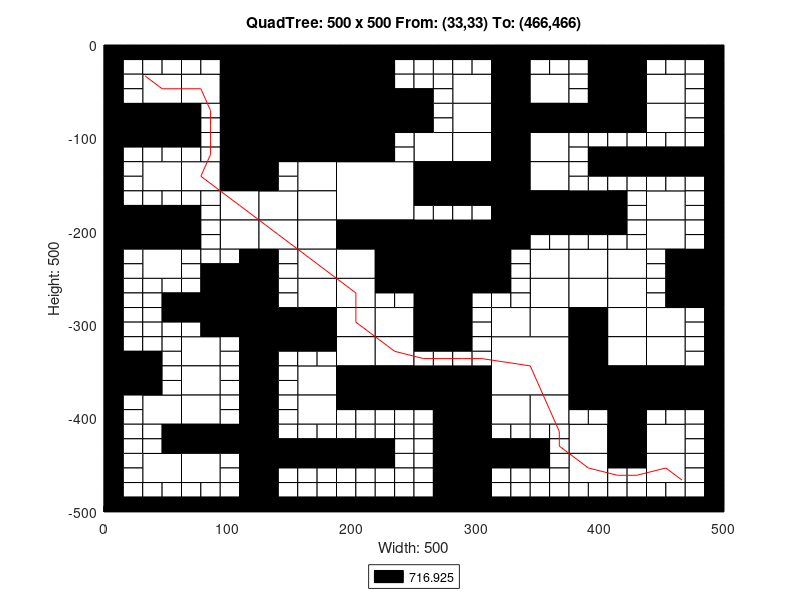

Write the MATLAB code that produced this figure.
axis([0 500 -500 0]);
title('QuadTree: 500 x 500 From: (33,33) To: (466,466)');
xlabel('Width: 500');
ylabel('Height: 500');
rectangle('Position',[125 -62.5 62.5 62.5], 'FaceColor',[0 0 0]);
rectangle('Position',[125 -125 62.5 62.5], 'FaceColor',[0 0 0]);
rectangle('Position',[187.5 -187.5 62.5 62.5], 'FaceColor',[1 1 1]);
rectangle('Position',[250 -250 62.5 62.5], 'FaceColor',[0 0 0]);
rectangle('Position',[312.5 -375 62.5 62.5], 'FaceColor',[1 1 1]);
rectangle('Position',[31.25 -62.5 31.25 31.25], 'FaceColor',[1 1 1]);
rectangle('Position',[93.75 -31.25 31.25 31.25], 'FaceColor',[0 0 0]);
rectangle('Position',[62.5 -62.5 31.25 31.25], 'FaceColor',[1 1 1]);
rectangle('Position',[93.75 -62.5 31.25 31.25], 'FaceColor',[0 0 0]);
rectangle('Position',[0 -93.75 31.25 31.25], 'FaceColor',[0 0 0]);
rectangle('Position',[31.25 -93.75 31.25 31.25], 'FaceColor',[0 0 0]);
rectangle('Position',[93.75 -93.75 31.25 31.25], 'FaceColor',[0 0 0]);
rectangle('Position',[93.75 -125 31.25 31.25], 'FaceColor',[0 0 0]);
rectangle('Position',[187.5 -31.25 31.25 31.25], 'FaceColor',[0 0 0]);
rectangle('Position',[187.5 -62.5 31.25 31.25], 'FaceColor',[0 0 0]);
rectangle('Position',[187.5 -93.75 31.25 31.25], 'FaceColor',[0 0 0]);
rectangle('Position',[218.75 -93.75 31.25 31.25], 'FaceColor',[0 0 0]);
rectangle('Position',[187.5 -125 31.25 31.25], 'FaceColor',[0 0 0]);
rectangle('Position',[31.25 -156.25 31.25 31.25], 'FaceColor',[1 1 1]);
rectangle('Position',[62.5 -156.25 31.25 31.25], 'FaceColor',[1 1 1]);
rectangle('Position',[93.75 -156.25 31.25 31.25], 'FaceColor',[0 0 0]);
rectangle('Position',[93.75 -187.5 31.25 31.25], 'FaceColor',[1 1 1]);
rectangle('Position',[0 -218.75 31.25 31.25], 'FaceColor',[0 0 0]);
rectangle('Position',[31.25 -218.75 31.25 31.25], 'FaceColor',[0 0 0]);
rectangle('Position',[31.25 -250 31.25 31.25], 'FaceColor',[1 1 1]);
rectangle('Position',[93.75 -218.75 31.25 31.25], 'FaceColor',[1 1 1]);
rectangle('Position',[156.25 -156.25 31.25 31.25], 'FaceColor',[1 1 1]);
rectangle('Position',[125 -187.5 31.25 31.25], 'FaceColor',[1 1 1]);
rectangle('Position',[156.25 -187.5 31.25 31.25], 'FaceColor',[1 1 1]);
rectangle('Position',[125 -218.75 31.25 31.25], 'FaceColor',[1 1 1]);
rectangle('Position',[156.25 -218.75 31.25 31.25], 'FaceColor',[1 1 1]);
rectangle('Position',[156.25 -250 31.25 31.25], 'FaceColor',[1 1 1]);
rectangle('Position',[187.5 -218.75 31.25 31.25], 'FaceColor',[0 0 0]);
rectangle('Position',[218.75 -218.75 31.25 31.25], 'FaceColor',[0 0 0]);
rectangle('Position',[187.5 -250 31.25 31.25], 'FaceColor',[1 1 1]);
rectangle('Position',[218.75 -250 31.25 31.25], 'FaceColor',[0 0 0]);
rectangle('Position',[281.25 -62.5 31.25 31.25], 'FaceColor',[1 1 1]);
rectangle('Position',[312.5 -31.25 31.25 31.25], 'FaceColor',[0 0 0]);
rectangle('Position',[312.5 -62.5 31.25 31.25], 'FaceColor',[0 0 0]);
rectangle('Position',[343.75 -62.5 31.25 31.25], 'FaceColor',[1 1 1]);
rectangle('Position',[281.25 -93.75 31.25 31.25], 'FaceColor',[1 1 1]);
rectangle('Position',[250 -125 31.25 31.25], 'FaceColor',[1 1 1]);
rectangle('Position',[281.25 -125 31.25 31.25], 'FaceColor',[1 1 1]);
rectangle('Position',[312.5 -93.75 31.25 31.25], 'FaceColor',[0 0 0]);
rectangle('Position',[343.75 -93.75 31.25 31.25], 'FaceColor',[0 0 0]);
rectangle('Position',[312.5 -125 31.25 31.25], 'FaceColor',[0 0 0]);
rectangle('Position',[343.75 -125 31.25 31.25], 'FaceColor',[1 1 1]);
rectangle('Position',[406.25 -31.25 31.25 31.25], 'FaceColor',[0 0 0]);
rectangle('Position',[406.25 -62.5 31.25 31.25], 'FaceColor',[0 0 0]);
rectangle('Position',[437.5 -62.5 31.25 31.25], 'FaceColor',[1 1 1]);
rectangle('Position',[375 -93.75 31.25 31.25], 'FaceColor',[0 0 0]);
rectangle('Position',[406.25 -93.75 31.25 31.25], 'FaceColor',[0 0 0]);
rectangle('Position',[437.5 -93.75 31.25 31.25], 'FaceColor',[1 1 1]);
rectangle('Position',[250 -156.25 31.25 31.25], 'FaceColor',[0 0 0]);
rectangle('Position',[281.25 -156.25 31.25 31.25], 'FaceColor',[0 0 0]);
rectangle('Position',[312.5 -156.25 31.25 31.25], 'FaceColor',[0 0 0]);
rectangle('Position',[343.75 -156.25 31.25 31.25], 'FaceColor',[1 1 1]);
rectangle('Position',[312.5 -187.5 31.25 31.25], 'FaceColor',[0 0 0]);
rectangle('Position',[343.75 -187.5 31.25 31.25], 'FaceColor',[0 0 0]);
rectangle('Position',[312.5 -218.75 31.25 31.25], 'FaceColor',[0 0 0]);
rectangle('Position',[343.75 -250 31.25 31.25], 'FaceColor',[1 1 1]);
rectangle('Position',[375 -187.5 31.25 31.25], 'FaceColor',[0 0 0]);
rectangle('Position',[437.5 -187.5 31.25 31.25], 'FaceColor',[1 1 1]);
rectangle('Position',[375 -250 31.25 31.25], 'FaceColor',[1 1 1]);
rectangle('Position',[406.25 -250 31.25 31.25], 'FaceColor',[1 1 1]);
rectangle('Position',[437.5 -218.75 31.25 31.25], 'FaceColor',[1 1 1]);
rectangle('Position',[468.75 -250 31.25 31.25], 'FaceColor',[0 0 0]);
rectangle('Position',[93.75 -281.25 31.25 31.25], 'FaceColor',[0 0 0]);
rectangle('Position',[93.75 -312.5 31.25 31.25], 'FaceColor',[0 0 0]);
rectangle('Position',[0 -375 31.25 31.25], 'FaceColor',[0 0 0]);
rectangle('Position',[62.5 -343.75 31.25 31.25], 'FaceColor',[1 1 1]);
rectangle('Position',[62.5 -375 31.25 31.25], 'FaceColor',[1 1 1]);
rectangle('Position',[156.25 -281.25 31.25 31.25], 'FaceColor',[1 1 1]);
rectangle('Position',[125 -312.5 31.25 31.25], 'FaceColor',[0 0 0]);
rectangle('Position',[156.25 -312.5 31.25 31.25], 'FaceColor',[0 0 0]);
rectangle('Position',[187.5 -281.25 31.25 31.25], 'FaceColor',[1 1 1]);
rectangle('Position',[187.5 -312.5 31.25 31.25], 'FaceColor',[1 1 1]);
rectangle('Position',[218.75 -312.5 31.25 31.25], 'FaceColor',[1 1 1]);
rectangle('Position',[156.25 -375 31.25 31.25], 'FaceColor',[1 1 1]);
rectangle('Position',[187.5 -343.75 31.25 31.25], 'FaceColor',[1 1 1]);
rectangle('Position',[218.75 -343.75 31.25 31.25], 'FaceColor',[1 1 1]);
rectangle('Position',[187.5 -375 31.25 31.25], 'FaceColor',[0 0 0]);
rectangle('Position',[218.75 -375 31.25 31.25], 'FaceColor',[0 0 0]);
rectangle('Position',[31.25 -406.25 31.25 31.25], 'FaceColor',[1 1 1]);
rectangle('Position',[62.5 -406.25 31.25 31.25], 'FaceColor',[1 1 1]);
rectangle('Position',[62.5 -437.5 31.25 31.25], 'FaceColor',[0 0 0]);
rectangle('Position',[93.75 -437.5 31.25 31.25], 'FaceColor',[0 0 0]);
rectangle('Position',[31.25 -468.75 31.25 31.25], 'FaceColor',[1 1 1]);
rectangle('Position',[62.5 -468.75 31.25 31.25], 'FaceColor',[1 1 1]);
rectangle('Position',[156.25 -406.25 31.25 31.25], 'FaceColor',[1 1 1]);
rectangle('Position',[250 -281.25 31.25 31.25], 'FaceColor',[0 0 0]);
rectangle('Position',[250 -312.5 31.25 31.25], 'FaceColor',[0 0 0]);
rectangle('Position',[343.75 -281.25 31.25 31.25], 'FaceColor',[1 1 1]);
rectangle('Position',[312.5 -312.5 31.25 31.25], 'FaceColor',[1 1 1]);
rectangle('Position',[343.75 -312.5 31.25 31.25], 'FaceColor',[1 1 1]);
rectangle('Position',[250 -375 31.25 31.25], 'FaceColor',[0 0 0]);
rectangle('Position',[281.25 -375 31.25 31.25], 'FaceColor',[0 0 0]);
rectangle('Position',[375 -281.25 31.25 31.25], 'FaceColor',[1 1 1]);
rectangle('Position',[406.25 -281.25 31.25 31.25], 'FaceColor',[1 1 1]);
rectangle('Position',[375 -312.5 31.25 31.25], 'FaceColor',[0 0 0]);
rectangle('Position',[406.25 -312.5 31.25 31.25], 'FaceColor',[1 1 1]);
rectangle('Position',[468.75 -281.25 31.25 31.25], 'FaceColor',[0 0 0]);
rectangle('Position',[437.5 -312.5 31.25 31.25], 'FaceColor',[1 1 1]);
rectangle('Position',[375 -343.75 31.25 31.25], 'FaceColor',[0 0 0]);
rectangle('Position',[406.25 -343.75 31.25 31.25], 'FaceColor',[1 1 1]);
rectangle('Position',[375 -375 31.25 31.25], 'FaceColor',[0 0 0]);
rectangle('Position',[406.25 -375 31.25 31.25], 'FaceColor',[0 0 0]);
rectangle('Position',[437.5 -343.75 31.25 31.25], 'FaceColor',[1 1 1]);
rectangle('Position',[437.5 -375 31.25 31.25], 'FaceColor',[0 0 0]);
rectangle('Position',[468.75 -375 31.25 31.25], 'FaceColor',[0 0 0]);
rectangle('Position',[281.25 -406.25 31.25 31.25], 'FaceColor',[0 0 0]);
rectangle('Position',[281.25 -437.5 31.25 31.25], 'FaceColor',[0 0 0]);
rectangle('Position',[312.5 -406.25 31.25 31.25], 'FaceColor',[1 1 1]);
rectangle('Position',[343.75 -406.25 31.25 31.25], 'FaceColor',[1 1 1]);
rectangle('Position',[281.25 -468.75 31.25 31.25], 'FaceColor',[0 0 0]);
rectangle('Position',[281.25 -500 31.25 31.25], 'FaceColor',[0 0 0]);
rectangle('Position',[406.25 -406.25 31.25 31.25], 'FaceColor',[0 0 0]);
rectangle('Position',[375 -437.5 31.25 31.25], 'FaceColor',[1 1 1]);
rectangle('Position',[406.25 -437.5 31.25 31.25], 'FaceColor',[0 0 0]);
rectangle('Position',[437.5 -437.5 31.25 31.25], 'FaceColor',[1 1 1]);
rectangle('Position',[375 -468.75 31.25 31.25], 'FaceColor',[1 1 1]);
rectangle('Position',[437.5 -468.75 31.25 31.25], 'FaceColor',[1 1 1]);
rectangle('Position',[0 -15.625 15.625 15.625], 'FaceColor',[0 0 0]);
rectangle('Position',[15.625 -15.625 15.625 15.625], 'FaceColor',[0 0 0]);
rectangle('Position',[0 -31.25 15.625 15.625], 'FaceColor',[0 0 0]);
rectangle('Position',[15.625 -31.25 15.625 15.625], 'FaceColor',[1 1 1]);
rectangle('Position',[31.25 -15.625 15.625 15.625], 'FaceColor',[0 0 0]);
rectangle('Position',[46.875 -15.625 15.625 15.625], 'FaceColor',[0 0 0]);
rectangle('Position',[31.25 -31.25 15.625 15.625], 'FaceColor',[1 1 1]);
rectangle('Position',[46.875 -31.25 15.625 15.625], 'FaceColor',[1 1 1]);
rectangle('Position',[0 -46.875 15.625 15.625], 'FaceColor',[0 0 0]);
rectangle('Position',[15.625 -46.875 15.625 15.625], 'FaceColor',[1 1 1]);
rectangle('Position',[0 -62.5 15.625 15.625], 'FaceColor',[0 0 0]);
rectangle('Position',[15.625 -62.5 15.625 15.625], 'FaceColor',[1 1 1]);
rectangle('Position',[62.5 -15.625 15.625 15.625], 'FaceColor',[0 0 0]);
rectangle('Position',[78.125 -15.625 15.625 15.625], 'FaceColor',[0 0 0]);
rectangle('Position',[62.5 -31.25 15.625 15.625], 'FaceColor',[1 1 1]);
rectangle('Position',[78.125 -31.25 15.625 15.625], 'FaceColor',[1 1 1]);
rectangle('Position',[0 -109.375 15.625 15.625], 'FaceColor',[0 0 0]);
rectangle('Position',[15.625 -109.375 15.625 15.625], 'FaceColor',[0 0 0]);
rectangle('Position',[0 -125 15.625 15.625], 'FaceColor',[0 0 0]);
rectangle('Position',[15.625 -125 15.625 15.625], 'FaceColor',[1 1 1]);
rectangle('Position',[31.25 -109.375 15.625 15.625], 'FaceColor',[0 0 0]);
rectangle('Position',[46.875 -109.375 15.625 15.625], 'FaceColor',[0 0 0]);
rectangle('Position',[31.25 -125 15.625 15.625], 'FaceColor',[1 1 1]);
rectangle('Position',[46.875 -125 15.625 15.625], 'FaceColor',[1 1 1]);
rectangle('Position',[62.5 -78.125 15.625 15.625], 'FaceColor',[0 0 0]);
rectangle('Position',[78.125 -78.125 15.625 15.625], 'FaceColor',[1 1 1]);
rectangle('Position',[62.5 -93.75 15.625 15.625], 'FaceColor',[0 0 0]);
rectangle('Position',[78.125 -93.75 15.625 15.625], 'FaceColor',[1 1 1]);
rectangle('Position',[62.5 -109.375 15.625 15.625], 'FaceColor',[0 0 0]);
rectangle('Position',[78.125 -109.375 15.625 15.625], 'FaceColor',[1 1 1]);
rectangle('Position',[62.5 -125 15.625 15.625], 'FaceColor',[1 1 1]);
rectangle('Position',[78.125 -125 15.625 15.625], 'FaceColor',[1 1 1]);
rectangle('Position',[218.75 -15.625 15.625 15.625], 'FaceColor',[0 0 0]);
rectangle('Position',[234.375 -15.625 15.625 15.625], 'FaceColor',[0 0 0]);
rectangle('Position',[218.75 -31.25 15.625 15.625], 'FaceColor',[0 0 0]);
rectangle('Position',[234.375 -31.25 15.625 15.625], 'FaceColor',[1 1 1]);
rectangle('Position',[218.75 -46.875 15.625 15.625], 'FaceColor',[0 0 0]);
rectangle('Position',[234.375 -46.875 15.625 15.625], 'FaceColor',[1 1 1]);
rectangle('Position',[218.75 -62.5 15.625 15.625], 'FaceColor',[0 0 0]);
rectangle('Position',[234.375 -62.5 15.625 15.625], 'FaceColor',[0 0 0]);
rectangle('Position',[218.75 -109.375 15.625 15.625], 'FaceColor',[0 0 0]);
rectangle('Position',[234.375 -109.375 15.625 15.625], 'FaceColor',[1 1 1]);
rectangle('Position',[218.75 -125 15.625 15.625], 'FaceColor',[0 0 0]);
rectangle('Position',[234.375 -125 15.625 15.625], 'FaceColor',[1 1 1]);
rectangle('Position',[0 -140.625 15.625 15.625], 'FaceColor',[0 0 0]);
rectangle('Position',[15.625 -140.625 15.625 15.625], 'FaceColor',[1 1 1]);
rectangle('Position',[0 -156.25 15.625 15.625], 'FaceColor',[0 0 0]);
rectangle('Position',[15.625 -156.25 15.625 15.625], 'FaceColor',[1 1 1]);
rectangle('Position',[0 -171.875 15.625 15.625], 'FaceColor',[0 0 0]);
rectangle('Position',[15.625 -171.875 15.625 15.625], 'FaceColor',[1 1 1]);
rectangle('Position',[0 -187.5 15.625 15.625], 'FaceColor',[0 0 0]);
rectangle('Position',[15.625 -187.5 15.625 15.625], 'FaceColor',[0 0 0]);
rectangle('Position',[31.25 -171.875 15.625 15.625], 'FaceColor',[1 1 1]);
rectangle('Position',[46.875 -171.875 15.625 15.625], 'FaceColor',[1 1 1]);
rectangle('Position',[31.25 -187.5 15.625 15.625], 'FaceColor',[0 0 0]);
rectangle('Position',[46.875 -187.5 15.625 15.625], 'FaceColor',[0 0 0]);
rectangle('Position',[62.5 -171.875 15.625 15.625], 'FaceColor',[1 1 1]);
rectangle('Position',[78.125 -171.875 15.625 15.625], 'FaceColor',[1 1 1]);
rectangle('Position',[62.5 -187.5 15.625 15.625], 'FaceColor',[0 0 0]);
rectangle('Position',[78.125 -187.5 15.625 15.625], 'FaceColor',[1 1 1]);
rectangle('Position',[0 -234.375 15.625 15.625], 'FaceColor',[0 0 0]);
rectangle('Position',[15.625 -234.375 15.625 15.625], 'FaceColor',[1 1 1]);
rectangle('Position',[0 -250 15.625 15.625], 'FaceColor',[0 0 0]);
rectangle('Position',[15.625 -250 15.625 15.625], 'FaceColor',[1 1 1]);
rectangle('Position',[62.5 -203.125 15.625 15.625], 'FaceColor',[0 0 0]);
rectangle('Position',[78.125 -203.125 15.625 15.625], 'FaceColor',[1 1 1]);
rectangle('Position',[62.5 -218.75 15.625 15.625], 'FaceColor',[0 0 0]);
rectangle('Position',[78.125 -218.75 15.625 15.625], 'FaceColor',[1 1 1]);
rectangle('Position',[62.5 -234.375 15.625 15.625], 'FaceColor',[1 1 1]);
rectangle('Position',[78.125 -234.375 15.625 15.625], 'FaceColor',[1 1 1]);
rectangle('Position',[62.5 -250 15.625 15.625], 'FaceColor',[1 1 1]);
rectangle('Position',[78.125 -250 15.625 15.625], 'FaceColor',[0 0 0]);
rectangle('Position',[93.75 -234.375 15.625 15.625], 'FaceColor',[1 1 1]);
rectangle('Position',[109.375 -234.375 15.625 15.625], 'FaceColor',[0 0 0]);
rectangle('Position',[93.75 -250 15.625 15.625], 'FaceColor',[0 0 0]);
rectangle('Position',[109.375 -250 15.625 15.625], 'FaceColor',[0 0 0]);
rectangle('Position',[125 -140.625 15.625 15.625], 'FaceColor',[0 0 0]);
rectangle('Position',[140.625 -140.625 15.625 15.625], 'FaceColor',[1 1 1]);
rectangle('Position',[125 -156.25 15.625 15.625], 'FaceColor',[0 0 0]);
rectangle('Position',[140.625 -156.25 15.625 15.625], 'FaceColor',[1 1 1]);
rectangle('Position',[125 -234.375 15.625 15.625], 'FaceColor',[0 0 0]);
rectangle('Position',[140.625 -234.375 15.625 15.625], 'FaceColor',[1 1 1]);
rectangle('Position',[125 -250 15.625 15.625], 'FaceColor',[0 0 0]);
rectangle('Position',[140.625 -250 15.625 15.625], 'FaceColor',[1 1 1]);
rectangle('Position',[250 -15.625 15.625 15.625], 'FaceColor',[0 0 0]);
rectangle('Position',[265.625 -15.625 15.625 15.625], 'FaceColor',[0 0 0]);
rectangle('Position',[250 -31.25 15.625 15.625], 'FaceColor',[1 1 1]);
rectangle('Position',[265.625 -31.25 15.625 15.625], 'FaceColor',[1 1 1]);
rectangle('Position',[281.25 -15.625 15.625 15.625], 'FaceColor',[0 0 0]);
rectangle('Position',[296.875 -15.625 15.625 15.625], 'FaceColor',[0 0 0]);
rectangle('Position',[281.25 -31.25 15.625 15.625], 'FaceColor',[1 1 1]);
rectangle('Position',[296.875 -31.25 15.625 15.625], 'FaceColor',[1 1 1]);
rectangle('Position',[250 -46.875 15.625 15.625], 'FaceColor',[1 1 1]);
rectangle('Position',[265.625 -46.875 15.625 15.625], 'FaceColor',[1 1 1]);
rectangle('Position',[250 -62.5 15.625 15.625], 'FaceColor',[0 0 0]);
rectangle('Position',[265.625 -62.5 15.625 15.625], 'FaceColor',[1 1 1]);
rectangle('Position',[343.75 -15.625 15.625 15.625], 'FaceColor',[0 0 0]);
rectangle('Position',[359.375 -15.625 15.625 15.625], 'FaceColor',[0 0 0]);
rectangle('Position',[343.75 -31.25 15.625 15.625], 'FaceColor',[1 1 1]);
rectangle('Position',[359.375 -31.25 15.625 15.625], 'FaceColor',[1 1 1]);
rectangle('Position',[250 -78.125 15.625 15.625], 'FaceColor',[0 0 0]);
rectangle('Position',[265.625 -78.125 15.625 15.625], 'FaceColor',[1 1 1]);
rectangle('Position',[250 -93.75 15.625 15.625], 'FaceColor',[0 0 0]);
rectangle('Position',[265.625 -93.75 15.625 15.625], 'FaceColor',[1 1 1]);
rectangle('Position',[375 -15.625 15.625 15.625], 'FaceColor',[0 0 0]);
rectangle('Position',[390.625 -15.625 15.625 15.625], 'FaceColor',[0 0 0]);
rectangle('Position',[375 -31.25 15.625 15.625], 'FaceColor',[1 1 1]);
rectangle('Position',[390.625 -31.25 15.625 15.625], 'FaceColor',[0 0 0]);
rectangle('Position',[375 -46.875 15.625 15.625], 'FaceColor',[1 1 1]);
rectangle('Position',[390.625 -46.875 15.625 15.625], 'FaceColor',[0 0 0]);
rectangle('Position',[375 -62.5 15.625 15.625], 'FaceColor',[1 1 1]);
rectangle('Position',[390.625 -62.5 15.625 15.625], 'FaceColor',[0 0 0]);
rectangle('Position',[437.5 -15.625 15.625 15.625], 'FaceColor',[0 0 0]);
rectangle('Position',[453.125 -15.625 15.625 15.625], 'FaceColor',[0 0 0]);
rectangle('Position',[437.5 -31.25 15.625 15.625], 'FaceColor',[1 1 1]);
rectangle('Position',[453.125 -31.25 15.625 15.625], 'FaceColor',[1 1 1]);
rectangle('Position',[468.75 -15.625 15.625 15.625], 'FaceColor',[0 0 0]);
rectangle('Position',[484.375 -15.625 15.625 15.625], 'FaceColor',[0 0 0]);
rectangle('Position',[468.75 -31.25 15.625 15.625], 'FaceColor',[1 1 1]);
rectangle('Position',[484.375 -31.25 15.625 15.625], 'FaceColor',[0 0 0]);
rectangle('Position',[468.75 -46.875 15.625 15.625], 'FaceColor',[1 1 1]);
rectangle('Position',[484.375 -46.875 15.625 15.625], 'FaceColor',[0 0 0]);
rectangle('Position',[468.75 -62.5 15.625 15.625], 'FaceColor',[1 1 1]);
rectangle('Position',[484.375 -62.5 15.625 15.625], 'FaceColor',[0 0 0]);
rectangle('Position',[375 -109.375 15.625 15.625], 'FaceColor',[1 1 1]);
rectangle('Position',[390.625 -109.375 15.625 15.625], 'FaceColor',[1 1 1]);
rectangle('Position',[375 -125 15.625 15.625], 'FaceColor',[1 1 1]);
rectangle('Position',[390.625 -125 15.625 15.625], 'FaceColor',[0 0 0]);
rectangle('Position',[406.25 -109.375 15.625 15.625], 'FaceColor',[1 1 1]);
rectangle('Position',[421.875 -109.375 15.625 15.625], 'FaceColor',[1 1 1]);
rectangle('Position',[406.25 -125 15.625 15.625], 'FaceColor',[0 0 0]);
rectangle('Position',[421.875 -125 15.625 15.625], 'FaceColor',[0 0 0]);
rectangle('Position',[468.75 -78.125 15.625 15.625], 'FaceColor',[1 1 1]);
rectangle('Position',[484.375 -78.125 15.625 15.625], 'FaceColor',[0 0 0]);
rectangle('Position',[468.75 -93.75 15.625 15.625], 'FaceColor',[1 1 1]);
rectangle('Position',[484.375 -93.75 15.625 15.625], 'FaceColor',[0 0 0]);
rectangle('Position',[437.5 -109.375 15.625 15.625], 'FaceColor',[1 1 1]);
rectangle('Position',[453.125 -109.375 15.625 15.625], 'FaceColor',[1 1 1]);
rectangle('Position',[437.5 -125 15.625 15.625], 'FaceColor',[0 0 0]);
rectangle('Position',[453.125 -125 15.625 15.625], 'FaceColor',[0 0 0]);
rectangle('Position',[468.75 -109.375 15.625 15.625], 'FaceColor',[1 1 1]);
rectangle('Position',[484.375 -109.375 15.625 15.625], 'FaceColor',[0 0 0]);
rectangle('Position',[468.75 -125 15.625 15.625], 'FaceColor',[0 0 0]);
rectangle('Position',[484.375 -125 15.625 15.625], 'FaceColor',[0 0 0]);
rectangle('Position',[250 -171.875 15.625 15.625], 'FaceColor',[0 0 0]);
rectangle('Position',[265.625 -171.875 15.625 15.625], 'FaceColor',[0 0 0]);
rectangle('Position',[250 -187.5 15.625 15.625], 'FaceColor',[1 1 1]);
rectangle('Position',[265.625 -187.5 15.625 15.625], 'FaceColor',[1 1 1]);
rectangle('Position',[281.25 -171.875 15.625 15.625], 'FaceColor',[0 0 0]);
rectangle('Position',[296.875 -171.875 15.625 15.625], 'FaceColor',[0 0 0]);
rectangle('Position',[281.25 -187.5 15.625 15.625], 'FaceColor',[1 1 1]);
rectangle('Position',[296.875 -187.5 15.625 15.625], 'FaceColor',[1 1 1]);
rectangle('Position',[343.75 -203.125 15.625 15.625], 'FaceColor',[0 0 0]);
rectangle('Position',[359.375 -203.125 15.625 15.625], 'FaceColor',[0 0 0]);
rectangle('Position',[343.75 -218.75 15.625 15.625], 'FaceColor',[1 1 1]);
rectangle('Position',[359.375 -218.75 15.625 15.625], 'FaceColor',[1 1 1]);
rectangle('Position',[312.5 -234.375 15.625 15.625], 'FaceColor',[0 0 0]);
rectangle('Position',[328.125 -234.375 15.625 15.625], 'FaceColor',[1 1 1]);
rectangle('Position',[312.5 -250 15.625 15.625], 'FaceColor',[0 0 0]);
rectangle('Position',[328.125 -250 15.625 15.625], 'FaceColor',[1 1 1]);
rectangle('Position',[375 -140.625 15.625 15.625], 'FaceColor',[1 1 1]);
rectangle('Position',[390.625 -140.625 15.625 15.625], 'FaceColor',[0 0 0]);
rectangle('Position',[375 -156.25 15.625 15.625], 'FaceColor',[1 1 1]);
rectangle('Position',[390.625 -156.25 15.625 15.625], 'FaceColor',[1 1 1]);
rectangle('Position',[406.25 -140.625 15.625 15.625], 'FaceColor',[0 0 0]);
rectangle('Position',[421.875 -140.625 15.625 15.625], 'FaceColor',[0 0 0]);
rectangle('Position',[406.25 -156.25 15.625 15.625], 'FaceColor',[1 1 1]);
rectangle('Position',[421.875 -156.25 15.625 15.625], 'FaceColor',[1 1 1]);
rectangle('Position',[406.25 -171.875 15.625 15.625], 'FaceColor',[0 0 0]);
rectangle('Position',[421.875 -171.875 15.625 15.625], 'FaceColor',[1 1 1]);
rectangle('Position',[406.25 -187.5 15.625 15.625], 'FaceColor',[0 0 0]);
rectangle('Position',[421.875 -187.5 15.625 15.625], 'FaceColor',[1 1 1]);
rectangle('Position',[437.5 -140.625 15.625 15.625], 'FaceColor',[0 0 0]);
rectangle('Position',[453.125 -140.625 15.625 15.625], 'FaceColor',[0 0 0]);
rectangle('Position',[437.5 -156.25 15.625 15.625], 'FaceColor',[1 1 1]);
rectangle('Position',[453.125 -156.25 15.625 15.625], 'FaceColor',[1 1 1]);
rectangle('Position',[468.75 -140.625 15.625 15.625], 'FaceColor',[0 0 0]);
rectangle('Position',[484.375 -140.625 15.625 15.625], 'FaceColor',[0 0 0]);
rectangle('Position',[468.75 -156.25 15.625 15.625], 'FaceColor',[1 1 1]);
rectangle('Position',[484.375 -156.25 15.625 15.625], 'FaceColor',[0 0 0]);
rectangle('Position',[468.75 -171.875 15.625 15.625], 'FaceColor',[1 1 1]);
rectangle('Position',[484.375 -171.875 15.625 15.625], 'FaceColor',[0 0 0]);
rectangle('Position',[468.75 -187.5 15.625 15.625], 'FaceColor',[1 1 1]);
rectangle('Position',[484.375 -187.5 15.625 15.625], 'FaceColor',[0 0 0]);
rectangle('Position',[375 -203.125 15.625 15.625], 'FaceColor',[0 0 0]);
rectangle('Position',[390.625 -203.125 15.625 15.625], 'FaceColor',[0 0 0]);
rectangle('Position',[375 -218.75 15.625 15.625], 'FaceColor',[1 1 1]);
rectangle('Position',[390.625 -218.75 15.625 15.625], 'FaceColor',[1 1 1]);
rectangle('Position',[406.25 -203.125 15.625 15.625], 'FaceColor',[0 0 0]);
rectangle('Position',[421.875 -203.125 15.625 15.625], 'FaceColor',[1 1 1]);
rectangle('Position',[406.25 -218.75 15.625 15.625], 'FaceColor',[1 1 1]);
rectangle('Position',[421.875 -218.75 15.625 15.625], 'FaceColor',[1 1 1]);
rectangle('Position',[468.75 -203.125 15.625 15.625], 'FaceColor',[1 1 1]);
rectangle('Position',[484.375 -203.125 15.625 15.625], 'FaceColor',[0 0 0]);
rectangle('Position',[468.75 -218.75 15.625 15.625], 'FaceColor',[1 1 1]);
rectangle('Position',[484.375 -218.75 15.625 15.625], 'FaceColor',[0 0 0]);
rectangle('Position',[437.5 -234.375 15.625 15.625], 'FaceColor',[1 1 1]);
rectangle('Position',[453.125 -234.375 15.625 15.625], 'FaceColor',[0 0 0]);
rectangle('Position',[437.5 -250 15.625 15.625], 'FaceColor',[1 1 1]);
rectangle('Position',[453.125 -250 15.625 15.625], 'FaceColor',[0 0 0]);
rectangle('Position',[0 -265.625 15.625 15.625], 'FaceColor',[0 0 0]);
rectangle('Position',[15.625 -265.625 15.625 15.625], 'FaceColor',[1 1 1]);
rectangle('Position',[0 -281.25 15.625 15.625], 'FaceColor',[0 0 0]);
rectangle('Position',[15.625 -281.25 15.625 15.625], 'FaceColor',[1 1 1]);
rectangle('Position',[31.25 -265.625 15.625 15.625], 'FaceColor',[1 1 1]);
rectangle('Position',[46.875 -265.625 15.625 15.625], 'FaceColor',[1 1 1]);
rectangle('Position',[31.25 -281.25 15.625 15.625], 'FaceColor',[1 1 1]);
rectangle('Position',[46.875 -281.25 15.625 15.625], 'FaceColor',[0 0 0]);
rectangle('Position',[0 -296.875 15.625 15.625], 'FaceColor',[0 0 0]);
rectangle('Position',[15.625 -296.875 15.625 15.625], 'FaceColor',[1 1 1]);
rectangle('Position',[0 -312.5 15.625 15.625], 'FaceColor',[0 0 0]);
rectangle('Position',[15.625 -312.5 15.625 15.625], 'FaceColor',[1 1 1]);
rectangle('Position',[31.25 -296.875 15.625 15.625], 'FaceColor',[1 1 1]);
rectangle('Position',[46.875 -296.875 15.625 15.625], 'FaceColor',[0 0 0]);
rectangle('Position',[31.25 -312.5 15.625 15.625], 'FaceColor',[1 1 1]);
rectangle('Position',[46.875 -312.5 15.625 15.625], 'FaceColor',[1 1 1]);
rectangle('Position',[62.5 -265.625 15.625 15.625], 'FaceColor',[1 1 1]);
rectangle('Position',[78.125 -265.625 15.625 15.625], 'FaceColor',[0 0 0]);
rectangle('Position',[62.5 -281.25 15.625 15.625], 'FaceColor',[0 0 0]);
rectangle('Position',[78.125 -281.25 15.625 15.625], 'FaceColor',[0 0 0]);
rectangle('Position',[62.5 -296.875 15.625 15.625], 'FaceColor',[0 0 0]);
rectangle('Position',[78.125 -296.875 15.625 15.625], 'FaceColor',[0 0 0]);
rectangle('Position',[62.5 -312.5 15.625 15.625], 'FaceColor',[1 1 1]);
rectangle('Position',[78.125 -312.5 15.625 15.625], 'FaceColor',[0 0 0]);
rectangle('Position',[0 -328.125 15.625 15.625], 'FaceColor',[0 0 0]);
rectangle('Position',[15.625 -328.125 15.625 15.625], 'FaceColor',[1 1 1]);
rectangle('Position',[0 -343.75 15.625 15.625], 'FaceColor',[0 0 0]);
rectangle('Position',[15.625 -343.75 15.625 15.625], 'FaceColor',[0 0 0]);
rectangle('Position',[31.25 -328.125 15.625 15.625], 'FaceColor',[1 1 1]);
rectangle('Position',[46.875 -328.125 15.625 15.625], 'FaceColor',[1 1 1]);
rectangle('Position',[31.25 -343.75 15.625 15.625], 'FaceColor',[0 0 0]);
rectangle('Position',[46.875 -343.75 15.625 15.625], 'FaceColor',[1 1 1]);
rectangle('Position',[31.25 -359.375 15.625 15.625], 'FaceColor',[0 0 0]);
rectangle('Position',[46.875 -359.375 15.625 15.625], 'FaceColor',[1 1 1]);
rectangle('Position',[31.25 -375 15.625 15.625], 'FaceColor',[0 0 0]);
rectangle('Position',[46.875 -375 15.625 15.625], 'FaceColor',[1 1 1]);
rectangle('Position',[93.75 -328.125 15.625 15.625], 'FaceColor',[1 1 1]);
rectangle('Position',[109.375 -328.125 15.625 15.625], 'FaceColor',[0 0 0]);
rectangle('Position',[93.75 -343.75 15.625 15.625], 'FaceColor',[1 1 1]);
rectangle('Position',[109.375 -343.75 15.625 15.625], 'FaceColor',[0 0 0]);
rectangle('Position',[93.75 -359.375 15.625 15.625], 'FaceColor',[1 1 1]);
rectangle('Position',[109.375 -359.375 15.625 15.625], 'FaceColor',[0 0 0]);
rectangle('Position',[93.75 -375 15.625 15.625], 'FaceColor',[1 1 1]);
rectangle('Position',[109.375 -375 15.625 15.625], 'FaceColor',[0 0 0]);
rectangle('Position',[125 -265.625 15.625 15.625], 'FaceColor',[0 0 0]);
rectangle('Position',[140.625 -265.625 15.625 15.625], 'FaceColor',[1 1 1]);
rectangle('Position',[125 -281.25 15.625 15.625], 'FaceColor',[0 0 0]);
rectangle('Position',[140.625 -281.25 15.625 15.625], 'FaceColor',[1 1 1]);
rectangle('Position',[218.75 -265.625 15.625 15.625], 'FaceColor',[0 0 0]);
rectangle('Position',[234.375 -265.625 15.625 15.625], 'FaceColor',[0 0 0]);
rectangle('Position',[218.75 -281.25 15.625 15.625], 'FaceColor',[1 1 1]);
rectangle('Position',[234.375 -281.25 15.625 15.625], 'FaceColor',[1 1 1]);
rectangle('Position',[125 -328.125 15.625 15.625], 'FaceColor',[0 0 0]);
rectangle('Position',[140.625 -328.125 15.625 15.625], 'FaceColor',[0 0 0]);
rectangle('Position',[125 -343.75 15.625 15.625], 'FaceColor',[0 0 0]);
rectangle('Position',[140.625 -343.75 15.625 15.625], 'FaceColor',[1 1 1]);
rectangle('Position',[156.25 -328.125 15.625 15.625], 'FaceColor',[0 0 0]);
rectangle('Position',[171.875 -328.125 15.625 15.625], 'FaceColor',[0 0 0]);
rectangle('Position',[156.25 -343.75 15.625 15.625], 'FaceColor',[1 1 1]);
rectangle('Position',[171.875 -343.75 15.625 15.625], 'FaceColor',[1 1 1]);
rectangle('Position',[125 -359.375 15.625 15.625], 'FaceColor',[0 0 0]);
rectangle('Position',[140.625 -359.375 15.625 15.625], 'FaceColor',[1 1 1]);
rectangle('Position',[125 -375 15.625 15.625], 'FaceColor',[0 0 0]);
rectangle('Position',[140.625 -375 15.625 15.625], 'FaceColor',[1 1 1]);
rectangle('Position',[0 -390.625 15.625 15.625], 'FaceColor',[0 0 0]);
rectangle('Position',[15.625 -390.625 15.625 15.625], 'FaceColor',[1 1 1]);
rectangle('Position',[0 -406.25 15.625 15.625], 'FaceColor',[0 0 0]);
rectangle('Position',[15.625 -406.25 15.625 15.625], 'FaceColor',[1 1 1]);
rectangle('Position',[0 -421.875 15.625 15.625], 'FaceColor',[0 0 0]);
rectangle('Position',[15.625 -421.875 15.625 15.625], 'FaceColor',[1 1 1]);
rectangle('Position',[0 -437.5 15.625 15.625], 'FaceColor',[0 0 0]);
rectangle('Position',[15.625 -437.5 15.625 15.625], 'FaceColor',[1 1 1]);
rectangle('Position',[31.25 -421.875 15.625 15.625], 'FaceColor',[1 1 1]);
rectangle('Position',[46.875 -421.875 15.625 15.625], 'FaceColor',[0 0 0]);
rectangle('Position',[31.25 -437.5 15.625 15.625], 'FaceColor',[1 1 1]);
rectangle('Position',[46.875 -437.5 15.625 15.625], 'FaceColor',[0 0 0]);
rectangle('Position',[93.75 -390.625 15.625 15.625], 'FaceColor',[1 1 1]);
rectangle('Position',[109.375 -390.625 15.625 15.625], 'FaceColor',[0 0 0]);
rectangle('Position',[93.75 -406.25 15.625 15.625], 'FaceColor',[1 1 1]);
rectangle('Position',[109.375 -406.25 15.625 15.625], 'FaceColor',[0 0 0]);
rectangle('Position',[0 -453.125 15.625 15.625], 'FaceColor',[0 0 0]);
rectangle('Position',[15.625 -453.125 15.625 15.625], 'FaceColor',[1 1 1]);
rectangle('Position',[0 -468.75 15.625 15.625], 'FaceColor',[0 0 0]);
rectangle('Position',[15.625 -468.75 15.625 15.625], 'FaceColor',[1 1 1]);
rectangle('Position',[0 -484.375 15.625 15.625], 'FaceColor',[0 0 0]);
rectangle('Position',[15.625 -484.375 15.625 15.625], 'FaceColor',[1 1 1]);
rectangle('Position',[0 -500 15.625 15.625], 'FaceColor',[0 0 0]);
rectangle('Position',[15.625 -500 15.625 15.625], 'FaceColor',[0 0 0]);
rectangle('Position',[31.25 -484.375 15.625 15.625], 'FaceColor',[1 1 1]);
rectangle('Position',[46.875 -484.375 15.625 15.625], 'FaceColor',[1 1 1]);
rectangle('Position',[31.25 -500 15.625 15.625], 'FaceColor',[0 0 0]);
rectangle('Position',[46.875 -500 15.625 15.625], 'FaceColor',[0 0 0]);
rectangle('Position',[93.75 -453.125 15.625 15.625], 'FaceColor',[1 1 1]);
rectangle('Position',[109.375 -453.125 15.625 15.625], 'FaceColor',[0 0 0]);
rectangle('Position',[93.75 -468.75 15.625 15.625], 'FaceColor',[1 1 1]);
rectangle('Position',[109.375 -468.75 15.625 15.625], 'FaceColor',[0 0 0]);
rectangle('Position',[62.5 -484.375 15.625 15.625], 'FaceColor',[1 1 1]);
rectangle('Position',[78.125 -484.375 15.625 15.625], 'FaceColor',[1 1 1]);
rectangle('Position',[62.5 -500 15.625 15.625], 'FaceColor',[0 0 0]);
rectangle('Position',[78.125 -500 15.625 15.625], 'FaceColor',[0 0 0]);
rectangle('Position',[93.75 -484.375 15.625 15.625], 'FaceColor',[1 1 1]);
rectangle('Position',[109.375 -484.375 15.625 15.625], 'FaceColor',[0 0 0]);
rectangle('Position',[93.75 -500 15.625 15.625], 'FaceColor',[0 0 0]);
rectangle('Position',[109.375 -500 15.625 15.625], 'FaceColor',[0 0 0]);
rectangle('Position',[125 -390.625 15.625 15.625], 'FaceColor',[0 0 0]);
rectangle('Position',[140.625 -390.625 15.625 15.625], 'FaceColor',[1 1 1]);
rectangle('Position',[125 -406.25 15.625 15.625], 'FaceColor',[0 0 0]);
rectangle('Position',[140.625 -406.25 15.625 15.625], 'FaceColor',[1 1 1]);
rectangle('Position',[125 -421.875 15.625 15.625], 'FaceColor',[0 0 0]);
rectangle('Position',[140.625 -421.875 15.625 15.625], 'FaceColor',[1 1 1]);
rectangle('Position',[125 -437.5 15.625 15.625], 'FaceColor',[0 0 0]);
rectangle('Position',[140.625 -437.5 15.625 15.625], 'FaceColor',[0 0 0]);
rectangle('Position',[156.25 -421.875 15.625 15.625], 'FaceColor',[1 1 1]);
rectangle('Position',[171.875 -421.875 15.625 15.625], 'FaceColor',[1 1 1]);
rectangle('Position',[156.25 -437.5 15.625 15.625], 'FaceColor',[0 0 0]);
rectangle('Position',[171.875 -437.5 15.625 15.625], 'FaceColor',[0 0 0]);
rectangle('Position',[187.5 -390.625 15.625 15.625], 'FaceColor',[0 0 0]);
rectangle('Position',[203.125 -390.625 15.625 15.625], 'FaceColor',[0 0 0]);
rectangle('Position',[187.5 -406.25 15.625 15.625], 'FaceColor',[1 1 1]);
rectangle('Position',[203.125 -406.25 15.625 15.625], 'FaceColor',[1 1 1]);
rectangle('Position',[218.75 -390.625 15.625 15.625], 'FaceColor',[0 0 0]);
rectangle('Position',[234.375 -390.625 15.625 15.625], 'FaceColor',[0 0 0]);
rectangle('Position',[218.75 -406.25 15.625 15.625], 'FaceColor',[1 1 1]);
rectangle('Position',[234.375 -406.25 15.625 15.625], 'FaceColor',[1 1 1]);
rectangle('Position',[187.5 -421.875 15.625 15.625], 'FaceColor',[1 1 1]);
rectangle('Position',[203.125 -421.875 15.625 15.625], 'FaceColor',[1 1 1]);
rectangle('Position',[187.5 -437.5 15.625 15.625], 'FaceColor',[0 0 0]);
rectangle('Position',[203.125 -437.5 15.625 15.625], 'FaceColor',[0 0 0]);
rectangle('Position',[218.75 -421.875 15.625 15.625], 'FaceColor',[1 1 1]);
rectangle('Position',[234.375 -421.875 15.625 15.625], 'FaceColor',[1 1 1]);
rectangle('Position',[218.75 -437.5 15.625 15.625], 'FaceColor',[0 0 0]);
rectangle('Position',[234.375 -437.5 15.625 15.625], 'FaceColor',[1 1 1]);
rectangle('Position',[125 -453.125 15.625 15.625], 'FaceColor',[0 0 0]);
rectangle('Position',[140.625 -453.125 15.625 15.625], 'FaceColor',[0 0 0]);
rectangle('Position',[125 -468.75 15.625 15.625], 'FaceColor',[0 0 0]);
rectangle('Position',[140.625 -468.75 15.625 15.625], 'FaceColor',[1 1 1]);
rectangle('Position',[156.25 -453.125 15.625 15.625], 'FaceColor',[0 0 0]);
rectangle('Position',[171.875 -453.125 15.625 15.625], 'FaceColor',[0 0 0]);
rectangle('Position',[156.25 -468.75 15.625 15.625], 'FaceColor',[1 1 1]);
rectangle('Position',[171.875 -468.75 15.625 15.625], 'FaceColor',[1 1 1]);
rectangle('Position',[125 -484.375 15.625 15.625], 'FaceColor',[0 0 0]);
rectangle('Position',[140.625 -484.375 15.625 15.625], 'FaceColor',[1 1 1]);
rectangle('Position',[125 -500 15.625 15.625], 'FaceColor',[0 0 0]);
rectangle('Position',[140.625 -500 15.625 15.625], 'FaceColor',[0 0 0]);
rectangle('Position',[156.25 -484.375 15.625 15.625], 'FaceColor',[1 1 1]);
rectangle('Position',[171.875 -484.375 15.625 15.625], 'FaceColor',[1 1 1]);
rectangle('Position',[156.25 -500 15.625 15.625], 'FaceColor',[0 0 0]);
rectangle('Position',[171.875 -500 15.625 15.625], 'FaceColor',[0 0 0]);
rectangle('Position',[187.5 -453.125 15.625 15.625], 'FaceColor',[0 0 0]);
rectangle('Position',[203.125 -453.125 15.625 15.625], 'FaceColor',[0 0 0]);
rectangle('Position',[187.5 -468.75 15.625 15.625], 'FaceColor',[1 1 1]);
rectangle('Position',[203.125 -468.75 15.625 15.625], 'FaceColor',[1 1 1]);
rectangle('Position',[218.75 -453.125 15.625 15.625], 'FaceColor',[0 0 0]);
rectangle('Position',[234.375 -453.125 15.625 15.625], 'FaceColor',[1 1 1]);
rectangle('Position',[218.75 -468.75 15.625 15.625], 'FaceColor',[1 1 1]);
rectangle('Position',[234.375 -468.75 15.625 15.625], 'FaceColor',[1 1 1]);
rectangle('Position',[187.5 -484.375 15.625 15.625], 'FaceColor',[1 1 1]);
rectangle('Position',[203.125 -484.375 15.625 15.625], 'FaceColor',[1 1 1]);
rectangle('Position',[187.5 -500 15.625 15.625], 'FaceColor',[0 0 0]);
rectangle('Position',[203.125 -500 15.625 15.625], 'FaceColor',[0 0 0]);
rectangle('Position',[218.75 -484.375 15.625 15.625], 'FaceColor',[1 1 1]);
rectangle('Position',[234.375 -484.375 15.625 15.625], 'FaceColor',[1 1 1]);
rectangle('Position',[218.75 -500 15.625 15.625], 'FaceColor',[0 0 0]);
rectangle('Position',[234.375 -500 15.625 15.625], 'FaceColor',[0 0 0]);
rectangle('Position',[281.25 -265.625 15.625 15.625], 'FaceColor',[0 0 0]);
rectangle('Position',[296.875 -265.625 15.625 15.625], 'FaceColor',[0 0 0]);
rectangle('Position',[281.25 -281.25 15.625 15.625], 'FaceColor',[0 0 0]);
rectangle('Position',[296.875 -281.25 15.625 15.625], 'FaceColor',[1 1 1]);
rectangle('Position',[281.25 -296.875 15.625 15.625], 'FaceColor',[0 0 0]);
rectangle('Position',[296.875 -296.875 15.625 15.625], 'FaceColor',[1 1 1]);
rectangle('Position',[281.25 -312.5 15.625 15.625], 'FaceColor',[0 0 0]);
rectangle('Position',[296.875 -312.5 15.625 15.625], 'FaceColor',[1 1 1]);
rectangle('Position',[312.5 -265.625 15.625 15.625], 'FaceColor',[0 0 0]);
rectangle('Position',[328.125 -265.625 15.625 15.625], 'FaceColor',[1 1 1]);
rectangle('Position',[312.5 -281.25 15.625 15.625], 'FaceColor',[1 1 1]);
rectangle('Position',[328.125 -281.25 15.625 15.625], 'FaceColor',[1 1 1]);
rectangle('Position',[250 -328.125 15.625 15.625], 'FaceColor',[0 0 0]);
rectangle('Position',[265.625 -328.125 15.625 15.625], 'FaceColor',[0 0 0]);
rectangle('Position',[250 -343.75 15.625 15.625], 'FaceColor',[1 1 1]);
rectangle('Position',[265.625 -343.75 15.625 15.625], 'FaceColor',[1 1 1]);
rectangle('Position',[281.25 -328.125 15.625 15.625], 'FaceColor',[0 0 0]);
rectangle('Position',[296.875 -328.125 15.625 15.625], 'FaceColor',[1 1 1]);
rectangle('Position',[281.25 -343.75 15.625 15.625], 'FaceColor',[1 1 1]);
rectangle('Position',[296.875 -343.75 15.625 15.625], 'FaceColor',[1 1 1]);
rectangle('Position',[437.5 -265.625 15.625 15.625], 'FaceColor',[1 1 1]);
rectangle('Position',[453.125 -265.625 15.625 15.625], 'FaceColor',[0 0 0]);
rectangle('Position',[437.5 -281.25 15.625 15.625], 'FaceColor',[1 1 1]);
rectangle('Position',[453.125 -281.25 15.625 15.625], 'FaceColor',[0 0 0]);
rectangle('Position',[468.75 -296.875 15.625 15.625], 'FaceColor',[1 1 1]);
rectangle('Position',[484.375 -296.875 15.625 15.625], 'FaceColor',[0 0 0]);
rectangle('Position',[468.75 -312.5 15.625 15.625], 'FaceColor',[1 1 1]);
rectangle('Position',[484.375 -312.5 15.625 15.625], 'FaceColor',[0 0 0]);
rectangle('Position',[468.75 -328.125 15.625 15.625], 'FaceColor',[1 1 1]);
rectangle('Position',[484.375 -328.125 15.625 15.625], 'FaceColor',[0 0 0]);
rectangle('Position',[468.75 -343.75 15.625 15.625], 'FaceColor',[1 1 1]);
rectangle('Position',[484.375 -343.75 15.625 15.625], 'FaceColor',[0 0 0]);
rectangle('Position',[250 -390.625 15.625 15.625], 'FaceColor',[0 0 0]);
rectangle('Position',[265.625 -390.625 15.625 15.625], 'FaceColor',[0 0 0]);
rectangle('Position',[250 -406.25 15.625 15.625], 'FaceColor',[1 1 1]);
rectangle('Position',[265.625 -406.25 15.625 15.625], 'FaceColor',[0 0 0]);
rectangle('Position',[250 -421.875 15.625 15.625], 'FaceColor',[1 1 1]);
rectangle('Position',[265.625 -421.875 15.625 15.625], 'FaceColor',[0 0 0]);
rectangle('Position',[250 -437.5 15.625 15.625], 'FaceColor',[1 1 1]);
rectangle('Position',[265.625 -437.5 15.625 15.625], 'FaceColor',[0 0 0]);
rectangle('Position',[312.5 -421.875 15.625 15.625], 'FaceColor',[1 1 1]);
rectangle('Position',[328.125 -421.875 15.625 15.625], 'FaceColor',[1 1 1]);
rectangle('Position',[312.5 -437.5 15.625 15.625], 'FaceColor',[0 0 0]);
rectangle('Position',[328.125 -437.5 15.625 15.625], 'FaceColor',[0 0 0]);
rectangle('Position',[343.75 -421.875 15.625 15.625], 'FaceColor',[1 1 1]);
rectangle('Position',[359.375 -421.875 15.625 15.625], 'FaceColor',[1 1 1]);
rectangle('Position',[343.75 -437.5 15.625 15.625], 'FaceColor',[0 0 0]);
rectangle('Position',[359.375 -437.5 15.625 15.625], 'FaceColor',[1 1 1]);
rectangle('Position',[250 -453.125 15.625 15.625], 'FaceColor',[1 1 1]);
rectangle('Position',[265.625 -453.125 15.625 15.625], 'FaceColor',[0 0 0]);
rectangle('Position',[250 -468.75 15.625 15.625], 'FaceColor',[1 1 1]);
rectangle('Position',[265.625 -468.75 15.625 15.625], 'FaceColor',[0 0 0]);
rectangle('Position',[250 -484.375 15.625 15.625], 'FaceColor',[1 1 1]);
rectangle('Position',[265.625 -484.375 15.625 15.625], 'FaceColor',[0 0 0]);
rectangle('Position',[250 -500 15.625 15.625], 'FaceColor',[0 0 0]);
rectangle('Position',[265.625 -500 15.625 15.625], 'FaceColor',[0 0 0]);
rectangle('Position',[312.5 -453.125 15.625 15.625], 'FaceColor',[0 0 0]);
rectangle('Position',[328.125 -453.125 15.625 15.625], 'FaceColor',[0 0 0]);
rectangle('Position',[312.5 -468.75 15.625 15.625], 'FaceColor',[1 1 1]);
rectangle('Position',[328.125 -468.75 15.625 15.625], 'FaceColor',[1 1 1]);
rectangle('Position',[343.75 -453.125 15.625 15.625], 'FaceColor',[0 0 0]);
rectangle('Position',[359.375 -453.125 15.625 15.625], 'FaceColor',[1 1 1]);
rectangle('Position',[343.75 -468.75 15.625 15.625], 'FaceColor',[1 1 1]);
rectangle('Position',[359.375 -468.75 15.625 15.625], 'FaceColor',[1 1 1]);
rectangle('Position',[312.5 -484.375 15.625 15.625], 'FaceColor',[1 1 1]);
rectangle('Position',[328.125 -484.375 15.625 15.625], 'FaceColor',[1 1 1]);
rectangle('Position',[312.5 -500 15.625 15.625], 'FaceColor',[0 0 0]);
rectangle('Position',[328.125 -500 15.625 15.625], 'FaceColor',[0 0 0]);
rectangle('Position',[343.75 -484.375 15.625 15.625], 'FaceColor',[1 1 1]);
rectangle('Position',[359.375 -484.375 15.625 15.625], 'FaceColor',[1 1 1]);
rectangle('Position',[343.75 -500 15.625 15.625], 'FaceColor',[0 0 0]);
rectangle('Position',[359.375 -500 15.625 15.625], 'FaceColor',[0 0 0]);
rectangle('Position',[375 -390.625 15.625 15.625], 'FaceColor',[0 0 0]);
rectangle('Position',[390.625 -390.625 15.625 15.625], 'FaceColor',[0 0 0]);
rectangle('Position',[375 -406.25 15.625 15.625], 'FaceColor',[1 1 1]);
rectangle('Position',[390.625 -406.25 15.625 15.625], 'FaceColor',[1 1 1]);
rectangle('Position',[437.5 -390.625 15.625 15.625], 'FaceColor',[0 0 0]);
rectangle('Position',[453.125 -390.625 15.625 15.625], 'FaceColor',[0 0 0]);
rectangle('Position',[437.5 -406.25 15.625 15.625], 'FaceColor',[1 1 1]);
rectangle('Position',[453.125 -406.25 15.625 15.625], 'FaceColor',[1 1 1]);
rectangle('Position',[468.75 -390.625 15.625 15.625], 'FaceColor',[0 0 0]);
rectangle('Position',[484.375 -390.625 15.625 15.625], 'FaceColor',[0 0 0]);
rectangle('Position',[468.75 -406.25 15.625 15.625], 'FaceColor',[1 1 1]);
rectangle('Position',[484.375 -406.25 15.625 15.625], 'FaceColor',[0 0 0]);
rectangle('Position',[468.75 -421.875 15.625 15.625], 'FaceColor',[1 1 1]);
rectangle('Position',[484.375 -421.875 15.625 15.625], 'FaceColor',[0 0 0]);
rectangle('Position',[468.75 -437.5 15.625 15.625], 'FaceColor',[1 1 1]);
rectangle('Position',[484.375 -437.5 15.625 15.625], 'FaceColor',[0 0 0]);
rectangle('Position',[406.25 -453.125 15.625 15.625], 'FaceColor',[0 0 0]);
rectangle('Position',[421.875 -453.125 15.625 15.625], 'FaceColor',[0 0 0]);
rectangle('Position',[406.25 -468.75 15.625 15.625], 'FaceColor',[1 1 1]);
rectangle('Position',[421.875 -468.75 15.625 15.625], 'FaceColor',[1 1 1]);
rectangle('Position',[375 -484.375 15.625 15.625], 'FaceColor',[1 1 1]);
rectangle('Position',[390.625 -484.375 15.625 15.625], 'FaceColor',[1 1 1]);
rectangle('Position',[375 -500 15.625 15.625], 'FaceColor',[0 0 0]);
rectangle('Position',[390.625 -500 15.625 15.625], 'FaceColor',[0 0 0]);
rectangle('Position',[406.25 -484.375 15.625 15.625], 'FaceColor',[1 1 1]);
rectangle('Position',[421.875 -484.375 15.625 15.625], 'FaceColor',[1 1 1]);
rectangle('Position',[406.25 -500 15.625 15.625], 'FaceColor',[0 0 0]);
rectangle('Position',[421.875 -500 15.625 15.625], 'FaceColor',[0 0 0]);
rectangle('Position',[468.75 -453.125 15.625 15.625], 'FaceColor',[1 1 1]);
rectangle('Position',[484.375 -453.125 15.625 15.625], 'FaceColor',[0 0 0]);
rectangle('Position',[468.75 -468.75 15.625 15.625], 'FaceColor',[1 1 1]);
rectangle('Position',[484.375 -468.75 15.625 15.625], 'FaceColor',[0 0 0]);
rectangle('Position',[437.5 -484.375 15.625 15.625], 'FaceColor',[1 1 1]);
rectangle('Position',[453.125 -484.375 15.625 15.625], 'FaceColor',[1 1 1]);
rectangle('Position',[437.5 -500 15.625 15.625], 'FaceColor',[0 0 0]);
rectangle('Position',[453.125 -500 15.625 15.625], 'FaceColor',[0 0 0]);
rectangle('Position',[468.75 -484.375 15.625 15.625], 'FaceColor',[1 1 1]);
rectangle('Position',[484.375 -484.375 15.625 15.625], 'FaceColor',[0 0 0]);
rectangle('Position',[468.75 -500 15.625 15.625], 'FaceColor',[0 0 0]);
rectangle('Position',[484.375 -500 15.625 15.625], 'FaceColor',[0 0 0]);
X=[466,453.125,429.688,414.062,390.625,367.188,367.188,359.375,343.75,304.688,289.062,273.438,257.812,234.375,203.125,203.125,171.875,140.625,109.375,78.125,85.9375,85.9375,85.9375,85.9375,78.125,46.875,33];
Y=[-466,-453.125,-460.938,-460.938,-453.125,-429.688,-414.062,-390.625,-343.75,-335.938,-335.938,-335.938,-335.938,-328.125,-296.875,-265.625,-234.375,-203.125,-171.875,-140.625,-117.188,-101.562,-85.9375,-70.3125,-46.875,-46.875,-33];
hold on;
plot(X,Y,'r');
legend('716.925','Location','southoutside');
